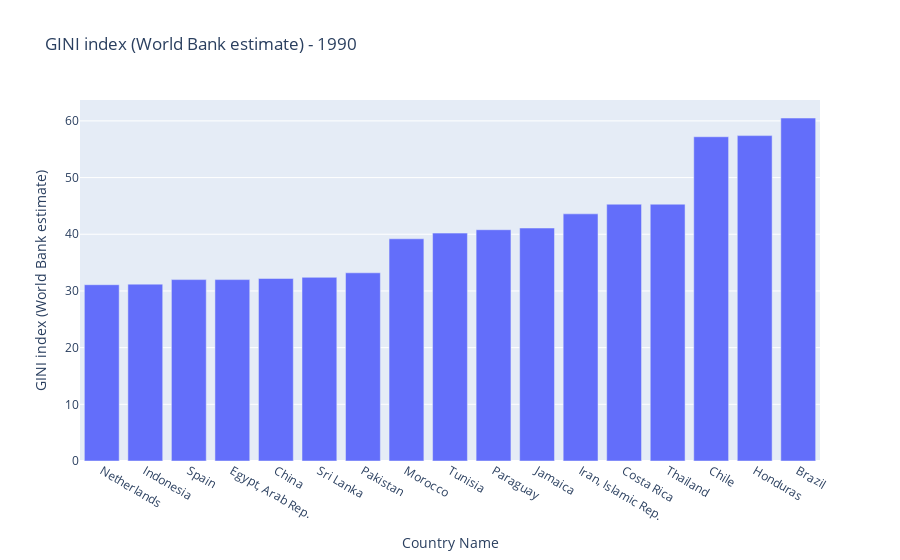

Notebook cell for this chart:
### Markdown cell above
### Egyszerű oszlopdiagram

### Code cell
year = 1990

df = poverty[poverty['year']==year].sort_values(gini).dropna(subset=[gini])

px.bar(df, x='Country Name', y=gini, title=' - '.join([gini, str(year)]))

### Figure 1 — Plotly figure (JSON) as saved in the notebook; plotly's stock layout.template omitted (floating-point values rounded to 4 significant figures)
{"data": [{"alignmentgroup": "True", "hovertemplate": "Country Name=%{x}<br>GINI index (World Bank estimate)=%{y}<extra></extra>", "legendgroup": "", "marker": {"color": "#636efa", "pattern": {"shape": ""}}, "name": "", "offsetgroup": "", "orientation": "v", "showlegend": false, "textposition": "auto", "type": "bar", "x": ["Netherlands", "Indonesia", "Spain", "Egypt, Arab Rep.", "China", "Sri Lanka", "Pakistan", "Morocco", "Tunisia", "Paraguay", "Jamaica", "Iran, Islamic Rep.", "Costa Rica", "Thailand", "Chile", "Honduras", "Brazil"], "xaxis": "x", "y": [31.1, 31.2, 32, 32, 32.2, 32.4, 33.2, 39.2, 40.2, 40.8, 41.1, 43.6, 45.3, 45.3, 57.2, 57.4, 60.5], "yaxis": "y"}], "layout": {"barmode": "relative", "legend": {"tracegroupgap": 0}, "title": {"text": "GINI index (World Bank estimate) - 1990"}, "xaxis": {"anchor": "y", "domain": [0, 1], "title": {"text": "Country Name"}}, "yaxis": {"anchor": "x", "domain": [0, 1], "title": {"text": "GINI index (World Bank estimate)"}}}}
